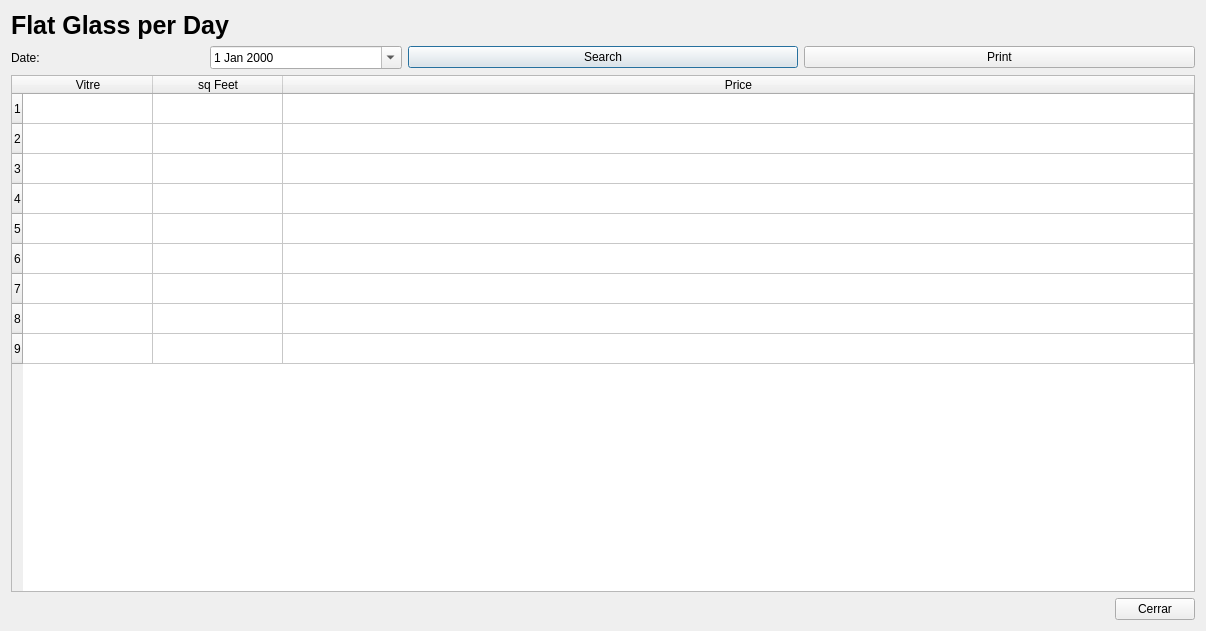
<?xml version="1.0" encoding="UTF-8"?>
<ui version="4.0">
 <class>checkGlassPackReport</class>
 <widget class="QDialog" name="checkGlassPackReport">
  <property name="geometry">
   <rect>
    <x>0</x>
    <y>0</y>
    <width>1206</width>
    <height>631</height>
   </rect>
  </property>
  <property name="windowTitle">
   <string>Dialog</string>
  </property>
  <layout class="QGridLayout" name="gridLayout">
   <item row="0" column="0">
    <layout class="QVBoxLayout" name="verticalLayout">
     <item>
      <widget class="QLabel" name="label">
       <property name="font">
        <font>
         <pointsize>19</pointsize>
         <bold>true</bold>
        </font>
       </property>
       <property name="text">
        <string>Flat Glass per Day</string>
       </property>
      </widget>
     </item>
     <item>
      <layout class="QHBoxLayout" name="horizontalLayout_4">
       <item>
        <layout class="QHBoxLayout" name="horizontalLayout">
         <item>
          <widget class="QLabel" name="label_2">
           <property name="text">
            <string>Date:</string>
           </property>
          </widget>
         </item>
         <item>
          <widget class="QDateEdit" name="date_from">
           <property name="calendarPopup">
            <bool>true</bool>
           </property>
          </widget>
         </item>
        </layout>
       </item>
       <item>
        <widget class="QPushButton" name="pushButton">
         <property name="text">
          <string>Search</string>
         </property>
        </widget>
       </item>
       <item>
        <widget class="QPushButton" name="pushButton_3">
         <property name="text">
          <string>Print</string>
         </property>
        </widget>
       </item>
      </layout>
     </item>
     <item>
      <widget class="QTableWidget" name="table">
       <property name="sortingEnabled">
        <bool>true</bool>
       </property>
       <attribute name="horizontalHeaderCascadingSectionResizes">
        <bool>true</bool>
       </attribute>
       <attribute name="horizontalHeaderDefaultSectionSize">
        <number>130</number>
       </attribute>
       <attribute name="horizontalHeaderStretchLastSection">
        <bool>true</bool>
       </attribute>
       <row>
        <property name="text">
         <string>1</string>
        </property>
       </row>
       <row>
        <property name="text">
         <string>2</string>
        </property>
       </row>
       <row>
        <property name="text">
         <string>3</string>
        </property>
       </row>
       <row>
        <property name="text">
         <string>4</string>
        </property>
       </row>
       <row>
        <property name="text">
         <string>5</string>
        </property>
       </row>
       <row>
        <property name="text">
         <string>6</string>
        </property>
       </row>
       <row>
        <property name="text">
         <string>7</string>
        </property>
       </row>
       <row>
        <property name="text">
         <string>8</string>
        </property>
       </row>
       <row>
        <property name="text">
         <string>9</string>
        </property>
       </row>
       <column>
        <property name="text">
         <string>Vitre</string>
        </property>
       </column>
       <column>
        <property name="text">
         <string>sq Feet</string>
        </property>
       </column>
       <column>
        <property name="text">
         <string>Price</string>
        </property>
       </column>
      </widget>
     </item>
     <item>
      <layout class="QHBoxLayout" name="horizontalLayout_3">
       <item>
        <spacer name="horizontalSpacer">
         <property name="orientation">
          <enum>Qt::Horizontal</enum>
         </property>
         <property name="sizeHint" stdset="0">
          <size>
           <width>40</width>
           <height>20</height>
          </size>
         </property>
        </spacer>
       </item>
       <item>
        <widget class="QPushButton" name="pushButton_2">
         <property name="text">
          <string>Cerrar</string>
         </property>
        </widget>
       </item>
      </layout>
     </item>
    </layout>
   </item>
  </layout>
 </widget>
 <resources/>
 <connections/>
</ui>
